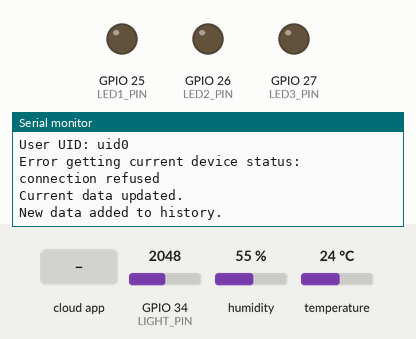
A sketch run on a simulated ESP32. Shown: output pins drawn as LEDs (lit = HIGH), the last lines printed to the serial monitor. Inputs (shaded band) come from the test bench; at power-on: GPIO 34 (LIGHT_PIN) = 2048, humidity 55 %, temperature 24 °C. WiFi joins after 1.5 s; servers stay silent unless stated; the local clock reads 2024-03-15 10:24:30 at power-on unless the sketch sets it.

Above: at 3.5 s.
3.6 s: the phone or cloud app sets light to 0
At 4.8 s:
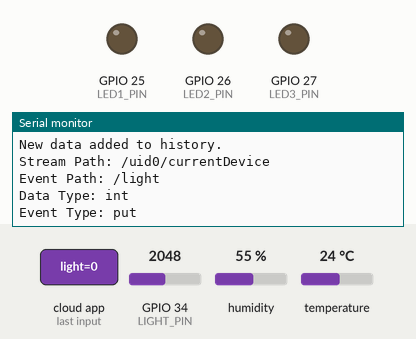
5.1 s: the phone or cloud app sets ac to 0
At 5.35 s:
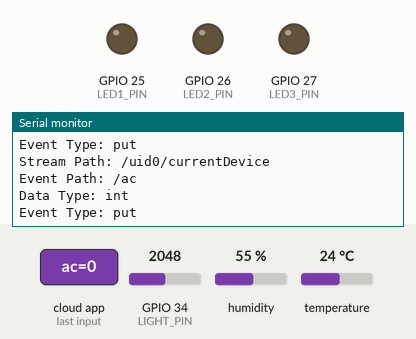
6.6 s: the phone or cloud app sets tv to 0
At 7.2 s:
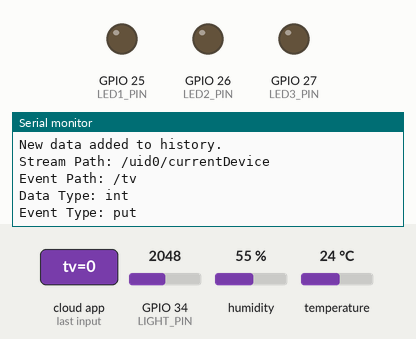

The sketch:

test_firebase.ino
```cpp
#include <Arduino.h>
#include <WiFi.h>
#include <Firebase_ESP_Client.h>
#include "time.h"
#include "DHT.h"

// WiFi credentials
//#define WIFI_SSID "TP-Link_90C8"
//#define WIFI_PASSWORD "14539787"
#define WIFI_SSID "HelloIOT"
#define WIFI_PASSWORD "HelloWorld"

// Firebase credentials
#define API_KEY ""
#define USER_EMAIL ""
#define USER_PASSWORD ""
#define DATABASE_URL ""

// Sensor and LED pins
#define DHT_PIN 21
#define DHT_TYPE DHT11
#define LIGHT_PIN 34
#define LED1_PIN 25
#define LED2_PIN 26
#define LED3_PIN 27

// Firebase objects
FirebaseData fbdo;
FirebaseAuth auth;
FirebaseConfig config;
FirebaseData streamData;

// User information
String uid;
String databasePath;
String currentDataPath;
String dataHistoryPath;
String currentDevicePath;

const char* ntpServer = "pool.ntp.org";

// Timer settings
unsigned long sendDataPrevMillis = 0;
const unsigned long timerDelay = 3000;
const int maxDataCount = 100;

DHT dht(DHT_PIN, DHT_TYPE);

// Function prototypes
void initWiFi();
unsigned long getEpochTime();
void streamCallback(FirebaseStream data);
void checkCurrentDeviceStatus();
void streamTimeoutCallback(bool timeout);
void manageDataLimit();
void updateLEDStatus(const String& path, bool status);
void tokenStatusCallback(TokenInfo info);

void setup() {
    Serial.begin(115200);
    initWiFi();
    configTime(3600*7, 0, ntpServer);

    struct tm timeinfo;
    while(!getLocalTime(&timeinfo)) {
        Serial.println("Failed to obtain time from NTP server. Retrying...");
        delay(1000);
    }
    Serial.println("Time updated successfully from NTP server.");

    // Configure Firebase
    config.api_key = API_KEY;
    auth.user.email = USER_EMAIL;
    auth.user.password = USER_PASSWORD;
    config.database_url = DATABASE_URL;
    config.token_status_callback = tokenStatusCallback;
    config.max_token_generation_retry = 5;

    Firebase.reconnectWiFi(true);
    fbdo.setResponseSize(4096);
    Firebase.begin(&config, &auth);

    // Get user UID
    Serial.println("Getting User UID");
    while (auth.token.uid == "") {
        Serial.print('.');
        delay(1000);
    }
    uid = auth.token.uid.c_str();
    Serial.printf("User UID: %s\n", uid.c_str());

    // Set paths
    databasePath = "/" + uid;
    currentDataPath = databasePath + "/currentData";
    currentDevicePath = databasePath + "/currentDevice";
    dataHistoryPath = databasePath + "/dataHistory";

    // Initialize hardware
    pinMode(LED1_PIN, OUTPUT);
    pinMode(LED2_PIN, OUTPUT);
    pinMode(LED3_PIN, OUTPUT);
    dht.begin();

    // Check initial device status
    checkCurrentDeviceStatus();

    // Start listening for changes in current device status
    if (!Firebase.RTDB.beginStream(&streamData, currentDevicePath)) {
        Serial.printf("Stream begin error: %s\n", streamData.errorReason().c_str());
    }
    Firebase.RTDB.setStreamCallback(&streamData, streamCallback, streamTimeoutCallback);
}

void loop() {
    if (Firebase.ready() && (millis() - sendDataPrevMillis > timerDelay || sendDataPrevMillis == 0)) {
        sendDataPrevMillis = millis();

        // Collect sensor data
        float temperature = dht.readTemperature();
        float humidity = dht.readHumidity();
        float light = 4095 - analogRead(LIGHT_PIN);
        unsigned long timestamp = getEpochTime();

        // Update current data in Firebase
        FirebaseJson json;
        json.set("/temperature", temperature);
        json.set("/humidity", humidity);
        json.set("/light", light);
        json.set("/timestamp", timestamp);

        if (Firebase.RTDB.setJSON(&fbdo, currentDataPath.c_str(), &json)) {
            Serial.println("Current data updated.");
        } else {
            Serial.printf("Error updating current data: %s\n", fbdo.errorReason().c_str());
        }

        // Add data to history with timestamp as key
        if (Firebase.RTDB.setJSON(&fbdo, (dataHistoryPath + "/" + String(timestamp)).c_str(), &json)) {
            Serial.println("New data added to history.");
        } else {
            Serial.printf("Error adding data to history: %s\n", fbdo.errorReason().c_str());
        }
    }
}

void initWiFi() {
    WiFi.begin(WIFI_SSID, WIFI_PASSWORD);
    Serial.print("Connecting to WiFi");
    while (WiFi.status() != WL_CONNECTED) {
        Serial.print('.');
        delay(1000);
    }
    Serial.println("\nConnected to WiFi. IP Address: " + WiFi.localIP().toString());
}

unsigned long getEpochTime() {
    time_t now;
    struct tm timeinfo;
    if (!getLocalTime(&timeinfo)) {
        Serial.println("Failed to obtain time");
        return 0;
    }
    time(&now);
    return now;
}

void streamCallback(FirebaseStream data) {
    Serial.printf("Stream Path: %s\n", data.streamPath().c_str());
    Serial.printf("Event Path: %s\n", data.dataPath().c_str());
    Serial.printf("Data Type: %s\n", data.dataType().c_str());
    Serial.printf("Event Type: %s\n", data.eventType().c_str());

    if (data.dataTypeEnum() == fb_esp_rtdb_data_type_boolean) {
        updateLEDStatus(data.dataPath(), data.boolData());
    }
}

void updateLEDStatus(const String& path, bool status) {
    if (path == "/light") {
        digitalWrite(LED1_PIN, status ? HIGH : LOW);
        Serial.println(status ? "LED 1 (Light) is ON" : "LED 1 (Light) is OFF");
    } else if (path == "/ac") {
        digitalWrite(LED2_PIN, status ? HIGH : LOW);
        Serial.println(status ? "LED 2 (AC) is ON" : "LED 2 (AC) is OFF");
    } else if (path == "/tv") {
        digitalWrite(LED3_PIN, status ? HIGH : LOW);
        Serial.println(status ? "LED 3 (TV) is ON" : "LED 3 (TV) is OFF");
    }
}

void checkCurrentDeviceStatus() {
    if (Firebase.RTDB.getJSON(&fbdo, currentDevicePath.c_str())) {
        FirebaseJson& json = fbdo.jsonObject();
        FirebaseJsonData jsonData;
        bool ledLight = false, ledAc = false, ledTv = false;

        if (json.get(jsonData, "/light")) ledLight = jsonData.boolValue;
        if (json.get(jsonData, "/ac")) ledAc = jsonData.boolValue;
        if (json.get(jsonData, "/tv")) ledTv = jsonData.boolValue;

        updateLEDStatus("/light", ledLight);
        updateLEDStatus("/ac", ledAc);
        updateLEDStatus("/tv", ledTv);
    } else {
        Serial.printf("Error getting current device status: %s\n", fbdo.errorReason().c_str());
    }
}

void streamTimeoutCallback(bool timeout) {
    Serial.println(timeout ? "Stream timeout, reconnecting..." : "Stream error");
}

void tokenStatusCallback(TokenInfo info) {
    // Implement callback logic if needed, or leave as a placeholder
}
```

Measured:
- after the input at 3.6 s, the serial monitor: prints a new line at once (image 1)
- after the input at 5.1 s, the serial monitor: prints a new line at once (image 2)
- after the input at 6.6 s, the serial monitor: prints a new line at once (image 3)
